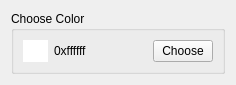
<?xml version="1.0" encoding="UTF-8"?>
<ui version="4.0">
 <class>Form</class>
 <widget class="QWidget" name="Form">
  <property name="geometry">
   <rect>
    <x>0</x>
    <y>0</y>
    <width>236</width>
    <height>81</height>
   </rect>
  </property>
  <property name="windowTitle">
   <string>Form</string>
  </property>
  <layout class="QGridLayout" name="gridLayout">
   <item row="0" column="0">
    <widget class="QGroupBox" name="labelBox">
     <property name="title">
      <string>Choose Color</string>
     </property>
     <layout class="QGridLayout" name="gridLayout_2">
      <item row="0" column="1">
       <widget class="QLabel" name="ambientText">
        <property name="maximumSize">
         <size>
          <width>16777215</width>
          <height>16777215</height>
         </size>
        </property>
        <property name="text">
         <string>0xffffff</string>
        </property>
       </widget>
      </item>
      <item row="0" column="4">
       <widget class="QPushButton" name="chooseAmbient">
        <property name="maximumSize">
         <size>
          <width>60</width>
          <height>16777215</height>
         </size>
        </property>
        <property name="text">
         <string>Choose</string>
        </property>
       </widget>
      </item>
      <item row="0" column="0">
       <widget class="QWidget" name="ambientBox" native="true">
        <property name="maximumSize">
         <size>
          <width>25</width>
          <height>25</height>
         </size>
        </property>
        <property name="palette">
         <palette>
          <active>
           <colorrole role="WindowText">
            <brush brushstyle="SolidPattern">
             <color alpha="255">
              <red>0</red>
              <green>0</green>
              <blue>0</blue>
             </color>
            </brush>
           </colorrole>
           <colorrole role="Button">
            <brush brushstyle="SolidPattern">
             <color alpha="255">
              <red>255</red>
              <green>255</green>
              <blue>255</blue>
             </color>
            </brush>
           </colorrole>
           <colorrole role="Light">
            <brush brushstyle="SolidPattern">
             <color alpha="255">
              <red>255</red>
              <green>255</green>
              <blue>255</blue>
             </color>
            </brush>
           </colorrole>
           <colorrole role="Midlight">
            <brush brushstyle="SolidPattern">
             <color alpha="255">
              <red>255</red>
              <green>255</green>
              <blue>255</blue>
             </color>
            </brush>
           </colorrole>
           <colorrole role="Dark">
            <brush brushstyle="SolidPattern">
             <color alpha="255">
              <red>127</red>
              <green>127</green>
              <blue>127</blue>
             </color>
            </brush>
           </colorrole>
           <colorrole role="Mid">
            <brush brushstyle="SolidPattern">
             <color alpha="255">
              <red>170</red>
              <green>170</green>
              <blue>170</blue>
             </color>
            </brush>
           </colorrole>
           <colorrole role="Text">
            <brush brushstyle="SolidPattern">
             <color alpha="255">
              <red>0</red>
              <green>0</green>
              <blue>0</blue>
             </color>
            </brush>
           </colorrole>
           <colorrole role="BrightText">
            <brush brushstyle="SolidPattern">
             <color alpha="255">
              <red>255</red>
              <green>255</green>
              <blue>255</blue>
             </color>
            </brush>
           </colorrole>
           <colorrole role="ButtonText">
            <brush brushstyle="SolidPattern">
             <color alpha="255">
              <red>0</red>
              <green>0</green>
              <blue>0</blue>
             </color>
            </brush>
           </colorrole>
           <colorrole role="Base">
            <brush brushstyle="SolidPattern">
             <color alpha="255">
              <red>255</red>
              <green>255</green>
              <blue>255</blue>
             </color>
            </brush>
           </colorrole>
           <colorrole role="Window">
            <brush brushstyle="SolidPattern">
             <color alpha="255">
              <red>255</red>
              <green>255</green>
              <blue>255</blue>
             </color>
            </brush>
           </colorrole>
           <colorrole role="Shadow">
            <brush brushstyle="SolidPattern">
             <color alpha="255">
              <red>0</red>
              <green>0</green>
              <blue>0</blue>
             </color>
            </brush>
           </colorrole>
           <colorrole role="AlternateBase">
            <brush brushstyle="SolidPattern">
             <color alpha="255">
              <red>255</red>
              <green>255</green>
              <blue>255</blue>
             </color>
            </brush>
           </colorrole>
           <colorrole role="ToolTipBase">
            <brush brushstyle="SolidPattern">
             <color alpha="255">
              <red>255</red>
              <green>255</green>
              <blue>220</blue>
             </color>
            </brush>
           </colorrole>
           <colorrole role="ToolTipText">
            <brush brushstyle="SolidPattern">
             <color alpha="255">
              <red>0</red>
              <green>0</green>
              <blue>0</blue>
             </color>
            </brush>
           </colorrole>
          </active>
          <inactive>
           <colorrole role="WindowText">
            <brush brushstyle="SolidPattern">
             <color alpha="255">
              <red>0</red>
              <green>0</green>
              <blue>0</blue>
             </color>
            </brush>
           </colorrole>
           <colorrole role="Button">
            <brush brushstyle="SolidPattern">
             <color alpha="255">
              <red>255</red>
              <green>255</green>
              <blue>255</blue>
             </color>
            </brush>
           </colorrole>
           <colorrole role="Light">
            <brush brushstyle="SolidPattern">
             <color alpha="255">
              <red>255</red>
              <green>255</green>
              <blue>255</blue>
             </color>
            </brush>
           </colorrole>
           <colorrole role="Midlight">
            <brush brushstyle="SolidPattern">
             <color alpha="255">
              <red>255</red>
              <green>255</green>
              <blue>255</blue>
             </color>
            </brush>
           </colorrole>
           <colorrole role="Dark">
            <brush brushstyle="SolidPattern">
             <color alpha="255">
              <red>127</red>
              <green>127</green>
              <blue>127</blue>
             </color>
            </brush>
           </colorrole>
           <colorrole role="Mid">
            <brush brushstyle="SolidPattern">
             <color alpha="255">
              <red>170</red>
              <green>170</green>
              <blue>170</blue>
             </color>
            </brush>
           </colorrole>
           <colorrole role="Text">
            <brush brushstyle="SolidPattern">
             <color alpha="255">
              <red>0</red>
              <green>0</green>
              <blue>0</blue>
             </color>
            </brush>
           </colorrole>
           <colorrole role="BrightText">
            <brush brushstyle="SolidPattern">
             <color alpha="255">
              <red>255</red>
              <green>255</green>
              <blue>255</blue>
             </color>
            </brush>
           </colorrole>
           <colorrole role="ButtonText">
            <brush brushstyle="SolidPattern">
             <color alpha="255">
              <red>0</red>
              <green>0</green>
              <blue>0</blue>
             </color>
            </brush>
           </colorrole>
           <colorrole role="Base">
            <brush brushstyle="SolidPattern">
             <color alpha="255">
              <red>255</red>
              <green>255</green>
              <blue>255</blue>
             </color>
            </brush>
           </colorrole>
           <colorrole role="Window">
            <brush brushstyle="SolidPattern">
             <color alpha="255">
              <red>255</red>
              <green>255</green>
              <blue>255</blue>
             </color>
            </brush>
           </colorrole>
           <colorrole role="Shadow">
            <brush brushstyle="SolidPattern">
             <color alpha="255">
              <red>0</red>
              <green>0</green>
              <blue>0</blue>
             </color>
            </brush>
           </colorrole>
           <colorrole role="AlternateBase">
            <brush brushstyle="SolidPattern">
             <color alpha="255">
              <red>255</red>
              <green>255</green>
              <blue>255</blue>
             </color>
            </brush>
           </colorrole>
           <colorrole role="ToolTipBase">
            <brush brushstyle="SolidPattern">
             <color alpha="255">
              <red>255</red>
              <green>255</green>
              <blue>220</blue>
             </color>
            </brush>
           </colorrole>
           <colorrole role="ToolTipText">
            <brush brushstyle="SolidPattern">
             <color alpha="255">
              <red>0</red>
              <green>0</green>
              <blue>0</blue>
             </color>
            </brush>
           </colorrole>
          </inactive>
          <disabled>
           <colorrole role="WindowText">
            <brush brushstyle="SolidPattern">
             <color alpha="255">
              <red>127</red>
              <green>127</green>
              <blue>127</blue>
             </color>
            </brush>
           </colorrole>
           <colorrole role="Button">
            <brush brushstyle="SolidPattern">
             <color alpha="255">
              <red>255</red>
              <green>255</green>
              <blue>255</blue>
             </color>
            </brush>
           </colorrole>
           <colorrole role="Light">
            <brush brushstyle="SolidPattern">
             <color alpha="255">
              <red>255</red>
              <green>255</green>
              <blue>255</blue>
             </color>
            </brush>
           </colorrole>
           <colorrole role="Midlight">
            <brush brushstyle="SolidPattern">
             <color alpha="255">
              <red>255</red>
              <green>255</green>
              <blue>255</blue>
             </color>
            </brush>
           </colorrole>
           <colorrole role="Dark">
            <brush brushstyle="SolidPattern">
             <color alpha="255">
              <red>127</red>
              <green>127</green>
              <blue>127</blue>
             </color>
            </brush>
           </colorrole>
           <colorrole role="Mid">
            <brush brushstyle="SolidPattern">
             <color alpha="255">
              <red>170</red>
              <green>170</green>
              <blue>170</blue>
             </color>
            </brush>
           </colorrole>
           <colorrole role="Text">
            <brush brushstyle="SolidPattern">
             <color alpha="255">
              <red>127</red>
              <green>127</green>
              <blue>127</blue>
             </color>
            </brush>
           </colorrole>
           <colorrole role="BrightText">
            <brush brushstyle="SolidPattern">
             <color alpha="255">
              <red>255</red>
              <green>255</green>
              <blue>255</blue>
             </color>
            </brush>
           </colorrole>
           <colorrole role="ButtonText">
            <brush brushstyle="SolidPattern">
             <color alpha="255">
              <red>127</red>
              <green>127</green>
              <blue>127</blue>
             </color>
            </brush>
           </colorrole>
           <colorrole role="Base">
            <brush brushstyle="SolidPattern">
             <color alpha="255">
              <red>255</red>
              <green>255</green>
              <blue>255</blue>
             </color>
            </brush>
           </colorrole>
           <colorrole role="Window">
            <brush brushstyle="SolidPattern">
             <color alpha="255">
              <red>255</red>
              <green>255</green>
              <blue>255</blue>
             </color>
            </brush>
           </colorrole>
           <colorrole role="Shadow">
            <brush brushstyle="SolidPattern">
             <color alpha="255">
              <red>0</red>
              <green>0</green>
              <blue>0</blue>
             </color>
            </brush>
           </colorrole>
           <colorrole role="AlternateBase">
            <brush brushstyle="SolidPattern">
             <color alpha="255">
              <red>255</red>
              <green>255</green>
              <blue>255</blue>
             </color>
            </brush>
           </colorrole>
           <colorrole role="ToolTipBase">
            <brush brushstyle="SolidPattern">
             <color alpha="255">
              <red>255</red>
              <green>255</green>
              <blue>220</blue>
             </color>
            </brush>
           </colorrole>
           <colorrole role="ToolTipText">
            <brush brushstyle="SolidPattern">
             <color alpha="255">
              <red>0</red>
              <green>0</green>
              <blue>0</blue>
             </color>
            </brush>
           </colorrole>
          </disabled>
         </palette>
        </property>
        <property name="autoFillBackground">
         <bool>true</bool>
        </property>
       </widget>
      </item>
     </layout>
    </widget>
   </item>
  </layout>
 </widget>
 <resources/>
 <connections/>
</ui>
